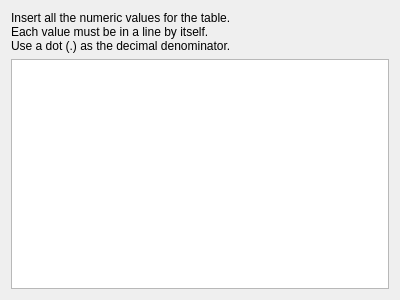
<?xml version="1.0" encoding="UTF-8"?>
<ui version="4.0">
 <class>DataInsert</class>
 <widget class="QDialog" name="DataInsert">
  <property name="geometry">
   <rect>
    <x>0</x>
    <y>0</y>
    <width>400</width>
    <height>300</height>
   </rect>
  </property>
  <property name="windowTitle">
   <string>Dialog</string>
  </property>
  <layout class="QGridLayout" name="gridLayout">
   <item row="1" column="0">
    <widget class="QPlainTextEdit" name="values"/>
   </item>
   <item row="0" column="0">
    <widget class="QLabel" name="label">
     <property name="text">
      <string>&lt;html&gt;&lt;head/&gt;&lt;body&gt;&lt;p&gt;Insert all the numeric values for the table.&lt;br/&gt;Each value must be in a line by itself.&lt;br/&gt;Use a dot (.) as the decimal denominator.&lt;/p&gt;&lt;/body&gt;&lt;/html&gt;</string>
     </property>
     <property name="textFormat">
      <enum>Qt::RichText</enum>
     </property>
    </widget>
   </item>
  </layout>
 </widget>
 <resources/>
 <connections/>
</ui>
